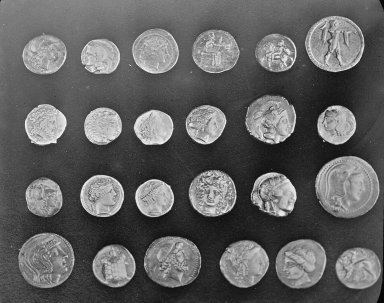
#> input picture skimage.data.coins(), 384 x 303 px
$ jupyter execute 'Modul 5.ipynb'
#> lines starting #> are read from the running program, lines starting #| are printed output that depends on the picture; after the words box and inside, x2 and y2 are one past the last pixel; in counts of white or black regions, pixels touching at a corner belong together
# Segmentation

[cell 1]
import numpy as np
import matplotlib.pyplot as plt

from skimage import data
from skimage.exposure import histogram

[cell 2]
coins = data.coins()
#> coins is the input picture: shape (303, 384); min 1, max 252, mean 96.9
hist, hist_centers = histogram(coins)
#> hist = 252 values, max 1264 at index 35, min 0 at index 245, mean 461.7; hist_centers = 252 values from 1 to 252

fig, axes = plt.subplots(1, 2, figsize=(8, 3))
axes[0].imshow(coins, cmap='gray')
axes[0].axis('off')
axes[1].plot(hist_centers, hist, lw=2)
axes[1].set_title('histogram of gray Values')
#> figure, not shown here; panel 2: curve peaks at x = 36, y = 1264

## Thresholding

[cell 3]
fig, axes = plt.subplots(1, 2, figsize=(8,3), sharey=True)
axes[0].imshow(coins > 100, cmap='gray')
axes[0].set_title('coins > 100')

axes[1].imshow(coins > 150, cmap='gray')
axes[1].set_title('coins > 150')

for a in axes:
    a.axis('off')

plt.tight_layout()
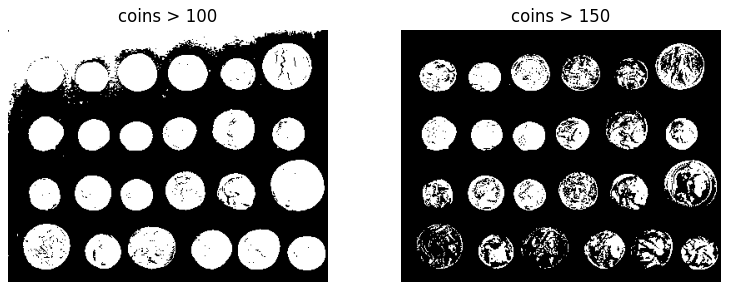
#> figure drawn by matplotlib, 2 panels

### Otsu Threshold

[cell 4]
from skimage import filters
from skimage import exposure

val = filters.threshold_otsu(coins)
#> val = 107

hist, bins_center = exposure.histogram(coins)
#> bins_center = 252 values from 1 to 252

plt.figure(figsize=(9, 4))
plt.subplot(131)
plt.imshow(coins, cmap='gray', interpolation='nearest')
plt.axis('off')
plt.subplot(132)
plt.imshow(coins < val, cmap='gray', interpolation='nearest')
plt.axis('off')
plt.subplot(133)
plt.plot(bins_center, hist, lw=2)
plt.axvline(val, color='k', ls="--")

plt.tight_layout()
plt.show()
#> figure, not shown here; panel 3: curve peaks at x = 36, y = 1264

## Edge Segmentation

### Canny Edge

[cell 5]
from skimage.feature import canny

edges = canny(coins/255.)
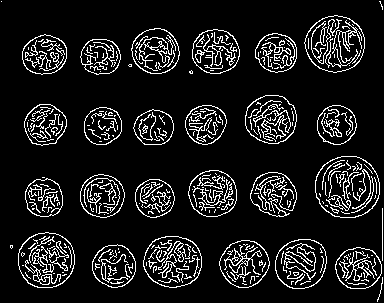
#> edges: shape (303, 384) bool; 11% white in thin lines or dots

fig, ax = plt.subplots(figsize=(4, 3))
ax.imshow(edges, cmap='gray')
ax.set_title('Canny Detector')
ax.axis('off')

### Filling Holes

[cell 6]
from scipy import ndimage as ndi

fill_coins = ndi.binary_fill_holes(edges)
#> fill_coins: shape (303, 384) bool; 34.5% white; 43 white regions (14 under 20 px), largest, box (x1, y1, x2, y2) and area: (315, 156, 380, 218) 3254, (304, 15, 365, 73) 2705, (18, 232, 75, 288) 2562

fig, ax = plt.subplots(figsize=(4, 3))
ax.imshow(fill_coins, cmap='gray')
ax.set_title('Filling the holes')
ax.axis('off')

### Remove small objects

[cell 7]
from skimage import morphology

coins_cleaned = morphology.remove_small_objects(fill_coins, 21)

fig, ax = plt.subplots(figsize=(4, 3))
ax.imshow(coins_cleaned, cmap='gray')
ax.set_title('Removing small objects')
ax.axis('off')

## Region Based Segmentation

### Elevation map(sobel)

[cell 8]
from skimage.filters import sobel

elevation_map = sobel(coins)

fig, ax = plt.subplots(figsize=(4, 3))
ax.imshow(coins_cleaned, cmap='gray')
ax.set_title('Removing small objects')
ax.axis('off')

### Markers

[cell 9]
markers = np.zeros_like(coins)
markers[coins < 30] = 1
markers[coins > 150] = 2

fig, ax = plt.subplots(figsize=(4, 3))
ax.imshow(markers, cmap=plt.cm.nipy_spectral)
ax.set_title('Markers')
ax.axis('off')

### Watershed transform

[cell 10]
segmentation = morphology.watershed(elevation_map, markers)
#> segmentation: shape (303, 384); values 1 (black) and 2 (white), 33.4% white; 25 white regions (1 under 20 px), largest, box (x1, y1, x2, y2) and area: (315, 156, 380, 218) 3141, (305, 16, 365, 72) 2604, (18, 233, 75, 288) 2461

fig, ax = plt.subplots(figsize=(4, 3))
ax.imshow(segmentation, cmap='gray')
ax.set_title('Segmentation')
ax.axis('off')

[cell 11]
from skimage.color import label2rgb

segmentation = ndi.binary_fill_holes(segmentation - 1)
labeled_coins, _ = ndi.label(segmentation)
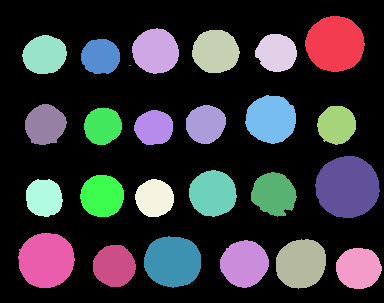
#> labeled_coins: shape (303, 384) int32; 26 distinct labels, from 0 to 25; one colour per label, 0 black
image_label_overlay = label2rgb(labeled_coins, image=coins)

fig, ax = plt.subplots(1, 2, figsize=(8, 3), sharey=True)
ax[0].imshow(coins, cmap='gray')
ax[0].contour(segmentation, [0.5], linewidths=1.2, colors='y')
ax[1].imshow(image_label_overlay)

for a in ax:
    a.axis('off')

plt.tight_layout()

plt.show()

### OpenCV segmentation

[cell 12]
import cv2

img = cv2.imread('Coins.jpg')
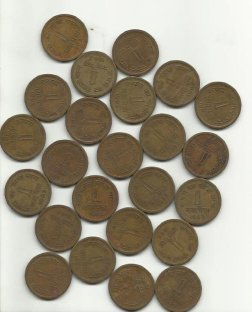
#> input picture Modul5/Coins.jpg, 252 x 312 px
#> img is the input picture: shape (312, 252, 3); mean B, G, R 136.3, 153.2, 161.4
gray = cv2.cvtColor(img, cv2.COLOR_BGR2GRAY)
ret, thresh = cv2.threshold(gray, 0, 255, cv2.THRESH_BINARY_INV+cv2.THRESH_OTSU)
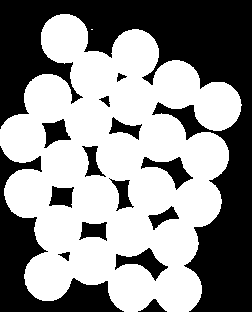
#> thresh: shape (312, 252); 55.9% white; 15 black regions, largest, box (x1, y1, x2, y2) and area: (0, 0, 252, 312) 24925, (0, 146, 124, 312) 5653, (115, 248, 168, 281) 657
#> ret = 162

plt.imshow(thresh, cmap='gray')

[cell 13]
# noise removal
kernel = np.ones((3, 3), np.uint8)
opening = cv2.morphologyEx(thresh, cv2.MORPH_OPEN, kernel, iterations = 2)
#> opening: shape (312, 252); 55.9% white; 15 black regions, largest, box (x1, y1, x2, y2) and area: (0, 0, 252, 312) 24935, (0, 146, 124, 312) 5653, (115, 248, 168, 281) 657

# Sure Background Area
sure_bg = cv2.dilate(opening, kernel, iterations = 3)
#> sure_bg: shape (312, 252); 66.1% white; 17 black regions (5 under 20 px), largest, box (x1, y1, x2, y2) and area: (0, 0, 252, 312) 21098, (0, 155, 116, 312) 4232, (175, 109, 199, 133) 203

# Finding sure foreground area
dist_transform = cv2.distanceTransform(opening, cv2.DIST_L2, 5)
ret, sure_fg = cv2.threshold(dist_transform, 0.7*dist_transform.max(), 255, 0)
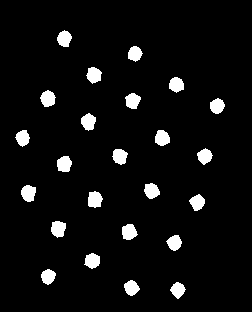
#> sure_fg: shape (312, 252) float32; 5.6% white; 24 white regions, largest, box (x1, y1, x2, y2) and area: (88, 191, 103, 208) 198, (21, 185, 36, 202) 196, (51, 221, 66, 238) 196
#> ret = 16.78

# finding unknown region
sure_fg = np.uint8(sure_fg)
unknown = cv2.subtract(sure_bg, sure_fg)

[cell 14]
fig, axes = plt.subplots(nrows=2, ncols=2, figsize=(12, 12),
                        sharex=True, sharey=True)
ax = axes.ravel()

ax[0].imshow(opening, cmap='gray')
ax[0].axis('off')
ax[0].set_title('opening', fontsize=20)

ax[1].imshow(sure_bg, cmap='gray')
ax[1].axis('off')
ax[1].set_title('sure_bg', fontsize=20)

ax[2].imshow(dist_transform, cmap='gray')
ax[2].axis('off')
ax[2].set_title('distance transform', fontsize=20)

ax[3].imshow(sure_fg, cmap='gray')
ax[3].axis('off')
ax[3].set_title('threshold', fontsize=20)

fig.tight_layout()
plt.show()

[cell 15]
# marker labeling
ret, markers = cv2.connectedComponents(sure_fg)
#> markers: shape (312, 252) int32; 25 distinct labels, from 0 to 24
#> ret = 25

# add one to all label so that background is not 0, but 1
markers = markers+1
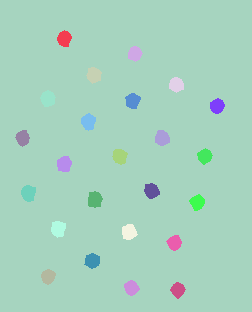
#> markers: shape (312, 252) int32; 25 distinct labels, from 1 to 25; one colour per label, 0 black

# mark unknown reg of 0
markers[unknown==255] = 0
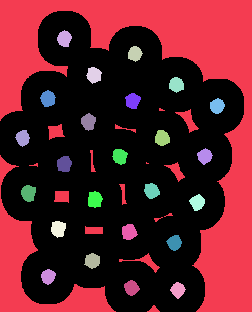
#> markers: shape (312, 252) int32; 26 distinct labels, from 0 to 25; one colour per label, 0 black

plt.imshow(markers, cmap=plt.cm.jet)

[cell 16]
# apply watershed method
markers = cv2.watershed(img, markers)
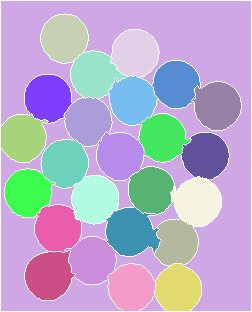
#> markers: shape (312, 252) int32; 26 distinct labels, from -1 to 25; one colour per label, 0 black, -1 white
img[markers == -1] = [255, 0, 0]
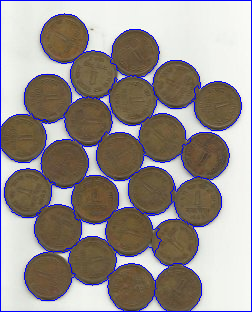
#> img: shape (312, 252, 3); 5.06% of pixels changed, all inside (x1, y1, x2, y2) = (0, 0, 252, 312)
plt.imshow(markers, cmap='jet')
plt.axis('off')
plt.title('markers', fontsize=10)
